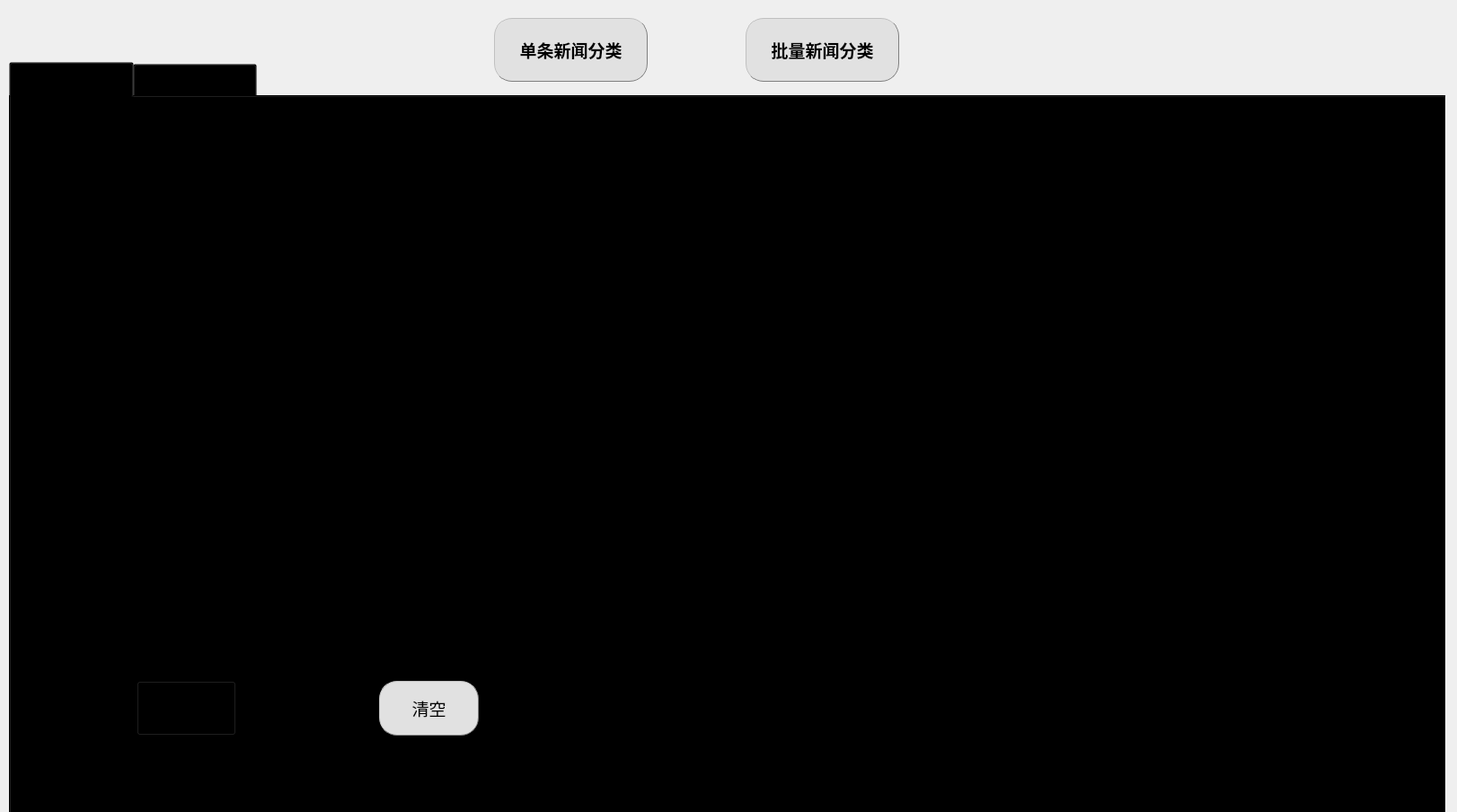
<?xml version="1.0" encoding="UTF-8"?>
<ui version="4.0">
 <class>Form</class>
 <widget class="QWidget" name="Form">
  <property name="geometry">
   <rect>
    <x>0</x>
    <y>0</y>
    <width>1622</width>
    <height>904</height>
   </rect>
  </property>
  <property name="windowTitle">
   <string>Form</string>
  </property>
  <widget class="QTabWidget" name="tabWidget">
   <property name="enabled">
    <bool>true</bool>
   </property>
   <property name="geometry">
    <rect>
     <x>10</x>
     <y>69</y>
     <width>1600</width>
     <height>841</height>
    </rect>
   </property>
   <property name="font">
    <font>
     <family>幼圆</family>
     <pointsize>14</pointsize>
    </font>
   </property>
   <property name="contextMenuPolicy">
    <enum>Qt::NoContextMenu</enum>
   </property>
   <property name="styleSheet">
    <string notr="true">background-color:transparent</string>
   </property>
   <property name="currentIndex">
    <number>0</number>
   </property>
   <widget class="QWidget" name="SingleNewsClassify">
    <attribute name="title">
     <string>单条新闻分类</string>
    </attribute>
    <widget class="QPlainTextEdit" name="result1">
     <property name="geometry">
      <rect>
       <x>900</x>
       <y>90</y>
       <width>561</width>
       <height>501</height>
      </rect>
     </property>
     <property name="styleSheet">
      <string notr="true"/>
     </property>
    </widget>
    <widget class="QPushButton" name="submit">
     <property name="geometry">
      <rect>
       <x>140</x>
       <y>650</y>
       <width>111</width>
       <height>61</height>
      </rect>
     </property>
     <property name="font">
      <font>
       <family>微软雅黑</family>
       <pointsize>14</pointsize>
      </font>
     </property>
     <property name="styleSheet">
      <string notr="true">QPushButton{background-color: rgb(225, 225, 225);border:1px groove gray;border-radius:20px;padding:1px 4px;border-style: outset;}
QPushButton:hover{background-color:rgb(229, 241, 251); color: black;}
QPushButton:pressed{background-color:rgb(204, 228, 247);border-style: inset;}rgb(255, 255, 255)</string>
     </property>
     <property name="text">
      <string>提交</string>
     </property>
    </widget>
    <widget class="QPushButton" name="clean">
     <property name="geometry">
      <rect>
       <x>410</x>
       <y>650</y>
       <width>111</width>
       <height>61</height>
      </rect>
     </property>
     <property name="font">
      <font>
       <family>微软雅黑</family>
       <pointsize>14</pointsize>
      </font>
     </property>
     <property name="styleSheet">
      <string notr="true">QPushButton{background-color: rgb(225, 225, 225);border:1px groove gray;border-radius:20px;padding:1px 4px;border-style: outset;}
                                       QPushButton:hover{background-color:rgb(229, 241, 251); color: black;}
                                       QPushButton:pressed{background-color:rgb(204, 228, 247);border-style: inset;}</string>
     </property>
     <property name="text">
      <string>清空</string>
     </property>
    </widget>
    <widget class="QLabel" name="label">
     <property name="geometry">
      <rect>
       <x>280</x>
       <y>40</y>
       <width>111</width>
       <height>51</height>
      </rect>
     </property>
     <property name="font">
      <font>
       <family>微软雅黑</family>
       <pointsize>14</pointsize>
      </font>
     </property>
     <property name="text">
      <string>输入新闻</string>
     </property>
    </widget>
    <widget class="QLabel" name="label_2">
     <property name="geometry">
      <rect>
       <x>1120</x>
       <y>40</y>
       <width>121</width>
       <height>51</height>
      </rect>
     </property>
     <property name="font">
      <font>
       <family>微软雅黑</family>
       <pointsize>14</pointsize>
      </font>
     </property>
     <property name="text">
      <string>分类结果</string>
     </property>
    </widget>
    <widget class="QWidget" name="showUploadNews" native="true">
     <property name="geometry">
      <rect>
       <x>110</x>
       <y>90</y>
       <width>521</width>
       <height>501</height>
      </rect>
     </property>
     <property name="font">
      <font>
       <family>微软雅黑</family>
       <pointsize>14</pointsize>
      </font>
     </property>
     <property name="contextMenuPolicy">
      <enum>Qt::PreventContextMenu</enum>
     </property>
     <property name="autoFillBackground">
      <bool>false</bool>
     </property>
    </widget>
   </widget>
   <widget class="QWidget" name="MultiNewsClassify">
    <attribute name="title">
     <string>多条新闻分类</string>
    </attribute>
    <widget class="QTextEdit" name="NewsText2">
     <property name="geometry">
      <rect>
       <x>50</x>
       <y>100</y>
       <width>591</width>
       <height>501</height>
      </rect>
     </property>
     <property name="styleSheet">
      <string notr="true"/>
     </property>
    </widget>
    <widget class="QPushButton" name="upload">
     <property name="geometry">
      <rect>
       <x>70</x>
       <y>640</y>
       <width>121</width>
       <height>61</height>
      </rect>
     </property>
     <property name="font">
      <font>
       <family>微软雅黑</family>
       <pointsize>14</pointsize>
      </font>
     </property>
     <property name="styleSheet">
      <string notr="true">QPushButton{background-color: rgb(225, 225, 225);border:1px groove gray;border-radius:20px;padding:1px 4px;border-style: outset;}
QPushButton:hover{background-color:rgb(229, 241, 251); color: black;}
QPushButton:pressed{background-color:rgb(204, 228, 247);border-style: inset;}rgb(255, 255, 255)</string>
     </property>
     <property name="text">
      <string>上传</string>
     </property>
    </widget>
    <widget class="QTextEdit" name="result2">
     <property name="geometry">
      <rect>
       <x>870</x>
       <y>90</y>
       <width>591</width>
       <height>511</height>
      </rect>
     </property>
    </widget>
    <widget class="QPushButton" name="clean2">
     <property name="geometry">
      <rect>
       <x>460</x>
       <y>640</y>
       <width>121</width>
       <height>61</height>
      </rect>
     </property>
     <property name="font">
      <font>
       <family>微软雅黑</family>
       <pointsize>14</pointsize>
      </font>
     </property>
     <property name="styleSheet">
      <string notr="true">QPushButton{background-color: rgb(225, 225, 225);border:1px groove gray;border-radius:20px;padding:1px 4px;border-style: outset;}
QPushButton:hover{background-color:rgb(229, 241, 251); color: black;}
QPushButton:pressed{background-color:rgb(204, 228, 247);border-style: inset;}rgb(255, 255, 255)</string>
     </property>
     <property name="text">
      <string>清空</string>
     </property>
    </widget>
    <widget class="QPushButton" name="download">
     <property name="geometry">
      <rect>
       <x>1090</x>
       <y>640</y>
       <width>151</width>
       <height>61</height>
      </rect>
     </property>
     <property name="font">
      <font>
       <family>微软雅黑</family>
       <pointsize>14</pointsize>
      </font>
     </property>
     <property name="styleSheet">
      <string notr="true">QPushButton{background-color: rgb(225, 225, 225);border:1px groove gray;border-radius:20px;padding:1px 4px;border-style: outset;}
QPushButton:hover{background-color:rgb(229, 241, 251); color: black;}
QPushButton:pressed{background-color:rgb(204, 228, 247);border-style: inset;}rgb(255, 255, 255)</string>
     </property>
     <property name="text">
      <string>导出结果</string>
     </property>
    </widget>
    <widget class="QLabel" name="label_3">
     <property name="geometry">
      <rect>
       <x>280</x>
       <y>50</y>
       <width>121</width>
       <height>41</height>
      </rect>
     </property>
     <property name="font">
      <font>
       <family>微软雅黑</family>
       <pointsize>14</pointsize>
      </font>
     </property>
     <property name="text">
      <string>输入新闻</string>
     </property>
    </widget>
    <widget class="QLabel" name="label_4">
     <property name="geometry">
      <rect>
       <x>1100</x>
       <y>50</y>
       <width>111</width>
       <height>31</height>
      </rect>
     </property>
     <property name="font">
      <font>
       <family>微软雅黑</family>
       <pointsize>14</pointsize>
      </font>
     </property>
     <property name="text">
      <string>分类结果</string>
     </property>
     <property name="textFormat">
      <enum>Qt::AutoText</enum>
     </property>
    </widget>
    <widget class="QPushButton" name="submit2">
     <property name="geometry">
      <rect>
       <x>260</x>
       <y>640</y>
       <width>121</width>
       <height>61</height>
      </rect>
     </property>
     <property name="font">
      <font>
       <family>微软雅黑</family>
       <pointsize>14</pointsize>
      </font>
     </property>
     <property name="styleSheet">
      <string notr="true">QPushButton{background-color: rgb(225, 225, 225);border:1px groove gray;border-radius:20px;padding:1px 4px;border-style: outset;}
QPushButton:hover{background-color:rgb(229, 241, 251); color: black;}
QPushButton:pressed{background-color:rgb(204, 228, 247);border-style: inset;}rgb(255, 255, 255)</string>
     </property>
     <property name="text">
      <string>提交</string>
     </property>
    </widget>
   </widget>
  </widget>
  <widget class="QPushButton" name="singleNewsBtn">
   <property name="geometry">
    <rect>
     <x>550</x>
     <y>20</y>
     <width>171</width>
     <height>71</height>
    </rect>
   </property>
   <property name="font">
    <font>
     <family>微软雅黑</family>
     <pointsize>14</pointsize>
     <weight>75</weight>
     <bold>true</bold>
    </font>
   </property>
   <property name="styleSheet">
    <string notr="true">QPushButton{background-color: rgb(225, 225, 225);border:1px groove gray;border-radius:20px;padding:1px 4px;border-style: outset;}
                                       QPushButton:hover{background-color:rgb(229, 241, 251); color: black;}
                                       QPushButton:pressed{background-color:rgb(204, 228, 247);border-style: inset;}</string>
   </property>
   <property name="text">
    <string>单条新闻分类</string>
   </property>
  </widget>
  <widget class="QPushButton" name="multiNewsBtn">
   <property name="geometry">
    <rect>
     <x>830</x>
     <y>20</y>
     <width>171</width>
     <height>71</height>
    </rect>
   </property>
   <property name="font">
    <font>
     <family>微软雅黑</family>
     <pointsize>14</pointsize>
     <weight>75</weight>
     <bold>true</bold>
    </font>
   </property>
   <property name="styleSheet">
    <string notr="true">QPushButton{background-color: rgb(225, 225, 225);border:1px groove gray;border-radius:20px;padding:1px 4px;border-style: outset;}
                                       QPushButton:hover{background-color:rgb(229, 241, 251); color: black;}
                                       QPushButton:pressed{background-color:rgb(204, 228, 247);border-style: inset;}</string>
   </property>
   <property name="text">
    <string>批量新闻分类</string>
   </property>
  </widget>
 </widget>
 <resources/>
 <connections/>
</ui>
